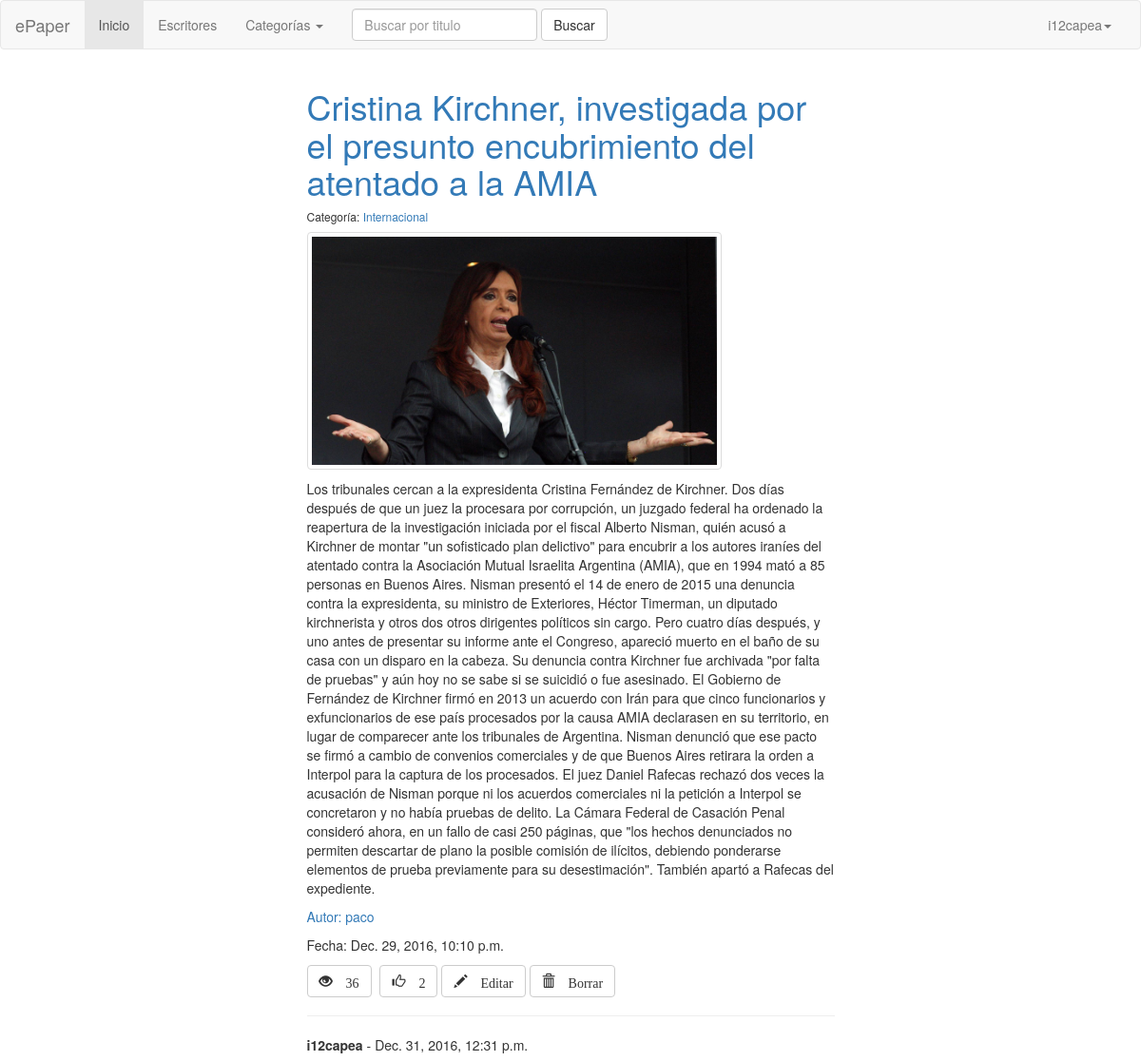
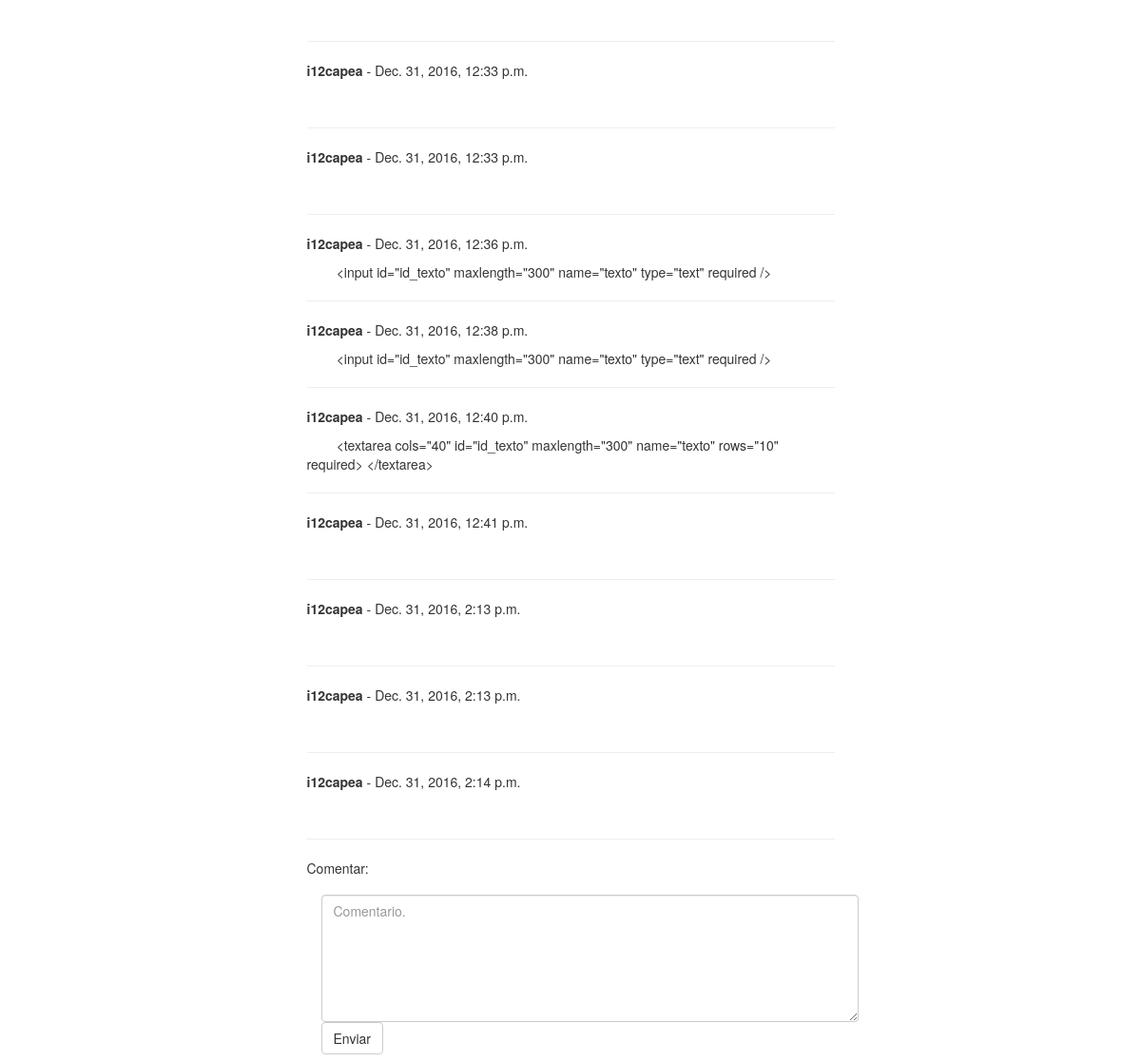
Screenshot of /noticia/3/ (signed in) with the database file from the repository (2 pictures, top to bottom).
### epaper/models.py (models this page shows, shortened)
@python_2_unicode_compatible
class Noticia(models.Model):
    titulo = models.CharField(max_length = 200)
    cuerpo = models.TextField()
    visitas = models.IntegerField(default = 0)
    likes = models.IntegerField(default = 0)
    pub_date = models.DateTimeField('Fecha de publicación', auto_now_add=True, blank=True)
    categoria = models.ForeignKey(Categoria, on_delete=models.CASCADE, related_name="noticias")
    autor = models.ForeignKey(User, on_delete=models.CASCADE, related_name="mis_noticias")
    photo = models.ImageField(upload_to="noticias/", null=True, blank=True)

@python_2_unicode_compatible
class Categoria(models.Model):
    categoria = models.CharField(max_length = 200)
    def __str__(self):
        return self.categoria

@python_2_unicode_compatible
class Comentario(models.Model):
    texto = models.TextField(max_length = 300)
    noticia = models.ForeignKey(Noticia, on_delete=models.CASCADE, related_name="comentarios")
    usuario = models.ForeignKey(User, on_delete=models.CASCADE, related_name="mis_comentarios")
    fecha_publicacion = models.DateTimeField('Fecha de publicación', auto_now_add=True, blank=True)

### epaper/views.py (the view)
# urls.py: url(r'^noticia/(?P<pk>\d+)/$', Noticia_Detalle.as_view(), name='noticia'),
class Noticia_Detalle(DetailView):
    template_name = 'epaper/noticia.html'
    model = Noticia
    context_object_name = 'noticia'
    def get_context_data(self,**kwargs):
        context = super(Noticia_Detalle,self).get_context_data(**kwargs)
        noticia = get_object_or_404(Noticia, pk = self.kwargs['pk'])
        noticia.visitas += 1
        noticia.save()
        return context

### epaper/templatetags/custom_template.py (called while the page is built)
@register.filter(name='has_group')
def has_group(user, group_name):
    group = Group.objects.get(name=group_name)
    return True if group in user.groups.all() else False

### epaper/templates/epaper/noticia.html (shortened to what this page needs)
{% extends "epaper/base.html" %}
{% block content %}
{% load custom_template %}
  <h1><a href="/noticia/{{noticia.pk}}">{{ noticia.titulo }}</a></h1>
  <h6>Categoría: <a href="/categoria/{{noticia.categoria}}">{{noticia.categoria}}</a></h6>
  <p><img src="{{noticia.photo.url}}" class="img-responsive img-thumbnail my_max" align="center"></p>
  <p>{{ noticia.cuerpo   }}</p>
  <p><a href="/escritor/{{noticia.autor}}">Autor: {{noticia.autor}}</a></p>
  <p>Fecha: {{noticia.pub_date}}</p>
  <ul class ="list-inline">
    <li><button class="glyphicon glyphicon-eye-open btn btn-default btn-disabled"> {{noticia.visitas}} </button></li>
    <form method="GET" action="/noticia/{{noticia.pk}}/like/" style="display: inline-block;">{% csrf_token %}
      <li><button class="glyphicon glyphicon-thumbs-up btn btn-default"> {{noticia.likes}} </button></li>
    </form>
    {% if user|has_group:"Editor" %}
    <form method="GET" action="/noticia/{{noticia.pk}}/editar/" style="display: inline-block;">{%csrf_token%}
      <li><button class="glyphicon glyphicon glyphicon glyphicon-pencil btn btn-default"> Editar </button></li>
    </form>
    <form method="POST" action="/noticia/{{noticia.pk}}/borrar/" style="display: inline-block;" >{%csrf_token%}
      <li><button class="glyphicon glyphicon glyphicon-trash btn btn-default"> Borrar </button></li>
    </form>
    {% endif %}
  </ul>
  {% for comentario in noticia.comentarios.all %}
    <hr>
    <b><p>{{comentario.usuario}}</b> - {{comentario.fecha_publicacion}}</p>
    <p>&nbsp&nbsp&nbsp&nbsp&nbsp&nbsp&nbsp&nbsp{{comentario.texto}}</p>
  {% endfor %}
  <hr>
  <p>Comentar:
  {% if user.is_authenticated %}
  <form class="navbar-form navbar-left" method="POST" action="/comentario/nuevo/{{noticia.pk}}">{% csrf_token %}
    <div class="form-group">
      <textarea class="form-control"  rows="6" cols="70" placeholder="Comentario." name="texto" required></textarea>
    </div>
    <br><button type="submit"  class="btn btn-default">Enviar</button>
  </form>
  {% else %}
  <p> Necesitas estar logueado para comentar </p>
  <p><a href="/usuario/login/?next=/noticia/{{noticia.pk}}">Login</a> | <a href="/usuario/nuevo/">Registro</a></p>
  {% endif %}
  {% endblock %}

### epaper/templates/epaper/base.html (shortened to what this page needs)
<!DOCTYPE html>
<html lang="es">
  <head>
    {% load staticfiles %}
    <link rel="stylesheet" href="https://maxcdn.bootstrapcdn.com/bootstrap/3.3.7/css/bootstrap.min.css">
    <link rel="stylesheet" href="/static/css/mis_estilos.css"/>
  </head>
  <body>
      <nav class="navbar navbar-default">
        <div class="container-fluid">
          <div class="navbar-header">
            <a class="navbar-brand" href="/">ePaper</a>
          </div>
          <div class="collapse navbar-collapse" id="bs-example-navbar-collapse-1">
            <ul class="nav navbar-nav">
              <li class="active"><a href="/">Inicio <span class="sr-only">(current)</span></a></li>
              <li><a href="/escritor/todos/">Escritores </a></li>
              <li class="dropdown">
                <a href="#" class="dropdown-toggle" data-toggle="dropdown" role="button" aria-haspopup="true" aria-expanded="false">Categorías <span class="caret"></span></a>
              </li>
            </ul>
            <form class="navbar-form navbar-left" method="GET" action="/buscar/">{% csrf_token %}
              <div class="form-group">
                <input type="text" class="form-control" placeholder="Buscar por titulo" name="titulo" required>
              </div>
              <button type="submit" class="btn btn-default">Buscar</button>
            </form>
            <ul class="nav navbar-nav navbar-right">
              {% if user.is_authenticated %}
                <li class="dropdown">
                  <a href="#" class="dropdown-toggle" data-toggle="dropdown" role="button" aria-haspopup="true" aria-expanded="false">{{ user.get_username }}<span class="caret"></span></a>
                </li>
              {% else %}
                <li>
                  <a href="/usuario/login/">Entrar</a>
                <li>
                  <a href="/usuario/nuevo/">Registrar</a>
                </li>
              {% endif %}
            </ul>
          </div>
        </div>
      </nav>
      <div class="container-fluid">
        <div class="col-md-3 col-sm-1">
        </div>
        <div class="col-md-6 col-sm-10">
          {% block content %}
          {% endblock %}
        </div>
        <div class = "col-sm-1"></div>
        <div class="col-sm-1"></div>
        <div class="col-md-3 col-sm-10">
        </div>
        <div class="col-sm-1"></div>
      </div>
  </body>
</html>

### static/css/mis_estilos.css (style rules this page uses)
.my_max { max-height: 250px; }

### rows the page displays
Noticia: titulo "Cristina Kirchner, investigada por el presunto encubrimiento del atentado a la AMIA", categoria "Internacional", photo (picture), cuerpo "Los tribunales cercan a la expresidenta Cristina Fernández de Kirchner. Dos días después de que un juez la procesara por corrupción, un juzgado federal ha ordenado la reapertura de la investigación iniciada por el fiscal Alberto Nisman, quién acusó a Kirchner de montar \"un sofisticado plan delictivo\" para encubrir a los autores iraníes del atentado contra la Asociación Mutual Israelita Argentina (AMIA), que en 1994 mató a 85 personas en Buenos Aires. Nisman presentó el 14 de enero de 2015 una denuncia contra la expresidenta, su ministro de Exteriores, Héctor Timerman, un diputado kirchnerista y otros dos otros dirigentes políticos sin cargo. Pero cuatro días después, y uno antes de…", autor "paco", pub_date "Dec. 29, 2016, 10:10 p.m.", visitas "36", likes "2"
Comentario: usuario "i12capea", fecha_publicacion "Dec. 31, 2016, 12:31 p.m."
Comentario: usuario "i12capea", fecha_publicacion "Dec. 31, 2016, 12:33 p.m."
Comentario: usuario "i12capea", fecha_publicacion "Dec. 31, 2016, 12:33 p.m."
Comentario: usuario "i12capea", fecha_publicacion "Dec. 31, 2016, 12:36 p.m.", texto "<input id=\"id_texto\" maxlength=\"300\" name=\"texto\" type=\"text\" required />"
Comentario: usuario "i12capea", fecha_publicacion "Dec. 31, 2016, 12:38 p.m.", texto "<input id=\"id_texto\" maxlength=\"300\" name=\"texto\" type=\"text\" required />"
Comentario: usuario "i12capea", fecha_publicacion "Dec. 31, 2016, 12:40 p.m.", texto "<textarea cols=\"40\" id=\"id_texto\" maxlength=\"300\" name=\"texto\" rows=\"10\" required> </textarea>"
Comentario: usuario "i12capea", fecha_publicacion "Dec. 31, 2016, 12:41 p.m."
Comentario: usuario "i12capea", fecha_publicacion "Dec. 31, 2016, 2:13 p.m."
Comentario: usuario "i12capea", fecha_publicacion "Dec. 31, 2016, 2:13 p.m."
Comentario: usuario "i12capea", fecha_publicacion "Dec. 31, 2016, 2:14 p.m."

### other values shown
{{ user.get_username }} "i12capea"
